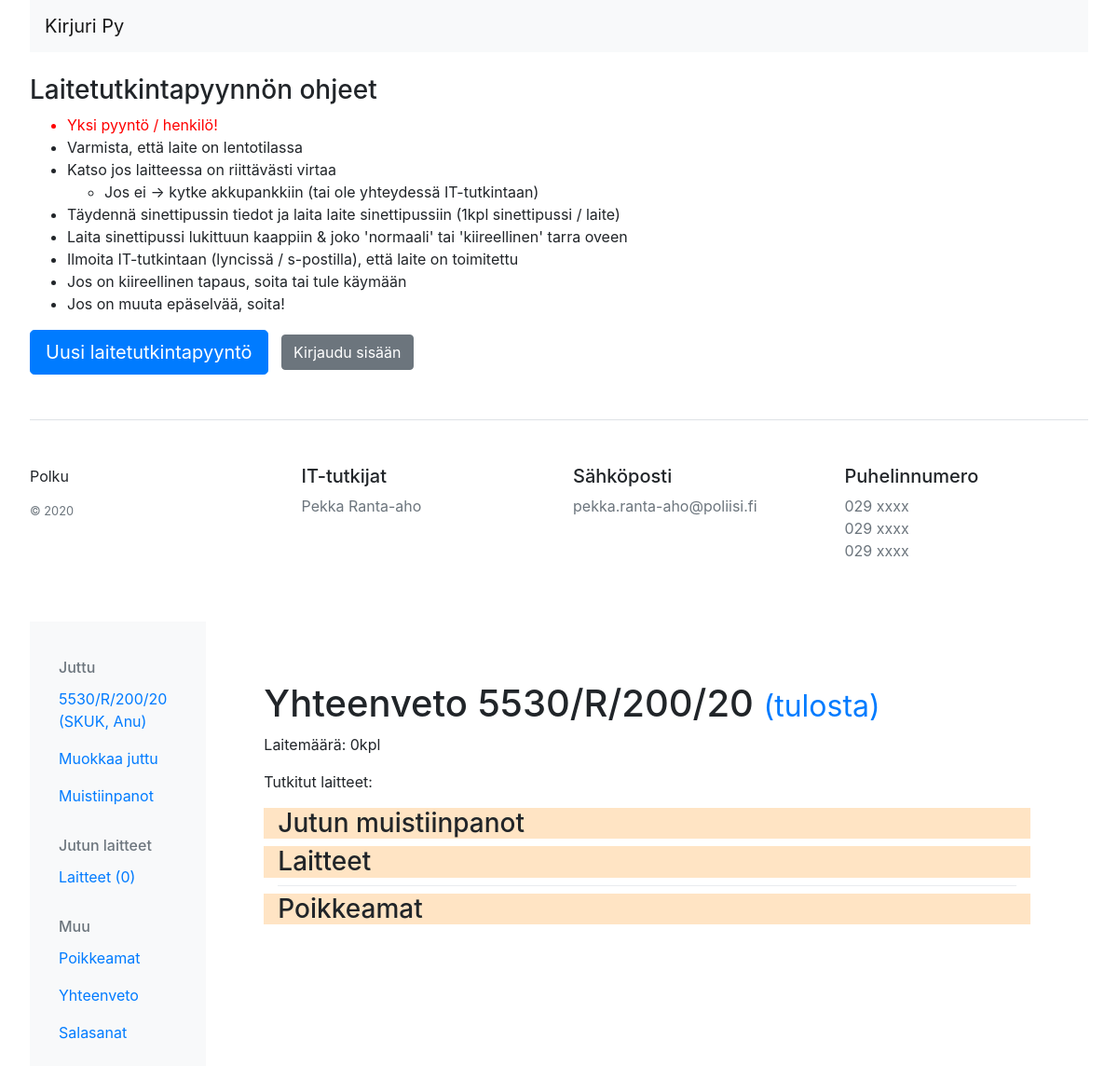
Page /juttu/yhteenveto/1/ on the committed database.
### juttu/models.py (models this page shows, shortened)
class Juttu(models.Model):
    KIIREELLISYYS_LUOKAT = (
        ('Kiireellinen','Kiireellinen'),
        ('Normaali', 'Normaali'),
    )
    ASIANOSAISUUS = (
        ('Asianomistaja', 'AO'),
        ('Rikoksesta epäilty', 'RE'),
        ('Todistaja', 'Todistaja'),
        ('Muu', 'Muu'),
    )
    juttunumero = models.CharField(max_length=512, blank=False, default="")
    case_nimi = models.CharField(max_length=512, blank=True, null=True)
    nimike = models.CharField(max_length=512, blank=False, null=False, default="") #List of all available crimes?
    tutkija = models.CharField(max_length=512, blank=False, default="")
    ryhma = models.ForeignKey("TutkintaRyhma", related_name="jutun_ryhma", on_delete=models.CASCADE, limit_choices_to={'on_aktiivinen':True})
    kiireellisyys = models.CharField(max_length=512, choices=KIIREELLISYYS_LUOKAT, default='Normaali')
    etunimi = models.CharField(max_length=512, blank=True)
    sukunimi = models.CharField(max_length=512, blank=True)
    user = models.ForeignKey(User, related_name="user_juttus", blank=True, null=True, on_delete=models.CASCADE) # = it-tutkija
    teon_kuvaus = models.CharField(max_length=512, blank=True)
    toimenpidepyynto = models.CharField(max_length=512, blank=True)
    salasana = models.CharField(max_length=512, blank=True) #Tästä oma taulu
    pin_koodi = models.CharField(max_length=512, blank=True)
    kirjauspvm = models.DateTimeField(blank=True, null=True, default=timezone.now)
    juttu_status = models.ForeignKey("JuttuStatus", related_name="jutun_status", on_delete=models.CASCADE, default=1, limit_choices_to={'on_aktiivinen':True})
    asianosaisuus = models.CharField(max_length=512, choices=ASIANOSAISUUS, default='Rikoksesta epäilty')
    paattaja = models.CharField(max_length=512, blank=False, null=True) #Laite-etsinnän päättäjä
    paatos_pvm = models.DateField(widgets.SelectDateWidget, default=timezone.now) #Päätöksen pvm
    def __str__(self):
        return f'{self.juttunumero} ({self.sukunimi.upper()}, {self.etunimi})'

### juttu/views.py (the view)
# urls.py: path('juttu/yhteenveto/<int:pk>/', views.YhteenvetoView.as_view(), name="jutun_yhteenveto"),
class YhteenvetoView(generic.DetailView):
    model = Juttu
    template_name = 'juttu/yhteenveto.html'
    def get_context_data(self, **kwargs):
        context = super(YhteenvetoView, self).get_context_data(**kwargs)
        context['laites'] = Laite.objects.filter(juttu_id=self.object.pk)
        context['mustiinpanot_list'] = Muistiinpanot.objects.filter(juttu_id=self.object.pk)
        context['poikkeamat_list'] = Poikkeamat.objects.filter(juttu_id=self.object.pk)
        context['laite_muistiinpano'] = LaiteMuistiinpano.objects.all()
        context['oheislaitteet'] = OheisLaite.objects.all()
        return context

### custom_context_processor.py (called while the page is built)
def year_renderer(request):
    return {
       'this_year': datetime.datetime.today().year,
    }

### laite/laite_context_processor.py (called while the page is built)
def laite_renderer(request):
    return { 'all_laites': Laite.objects.all()}

def laite_juttu_pk(request):
    return { 'laite_juttu_pk' : request.GET }

### juttu/templates/juttu/yhteenveto.html (shortened to what this page needs)
{% extends 'juttu/juttu_base.html' %}
{% load static %}
{% load bootstrap3 %}
{% block juttu_content %}
<div class="container themed-container" style='background-color: white;'>
<h1>Yhteenveto {{juttu.juttunumero}} <small><a href="{% url 'juttu:yhteenveto_print' pk=object.pk %}" target="_blank">(tulosta)</a></small></h1>
    <span>
        <p>Laitemäärä: {{ laites.count }}kpl</p>
        <p>Tutkitut laitteet:
        </p>
    </span>
    <h3 class="container themed-container" style='background-color: bisque;'>Jutun muistiinpanot</h3>
<h3 class="container themed-container" style='background-color: bisque;'>Laitteet</h3>
<div class="container themed-container" style='background-color: E0FFFF;'>
            <div class="dropdown-divider"></div>
    </div>
        <h3 class="container themed-container" style='background-color: bisque;'>Poikkeamat</h3>
</div>
{% endblock juttu_content %}

### juttu/templates/juttu/juttu_base.html (shortened to what this page needs)
{% extends 'base.html' %}
{% block content %}
<div class="container-fluid">
  <div class="row">
    <nav class="col-md-2 d-none d-md-block bg-light sidebar">
      <div class="sidebar-sticky pt-3">
        {% if juttu %}
            <h6 class="sidebar-heading d-flex justify-content-between align-items-center px-3 mt-4 mb-1 text-muted">
                <span>Juttu</span>
            </h6>
            <ul class="nav flex-column">
              <li class="nav-item">
                <a class="nav-link active" href="{% url 'juttu:single_juttu' pk=juttu.pk %}">
                  {{ juttu }} <span class="sr-only">(current)</span>
                </a>
              </li>
              <li class="nav-item">
                <a class="nav-link" href="{% url 'juttu:muokkaa_juttu' pk=juttu.pk %}">
                  Muokkaa juttu
                </a>
              </li>
              <li class="nav-item">
                <a class="nav-link" href="{% url 'juttu:juttu_muistiinpano' pk=juttu.pk %}">
                {% if mustiinpanot_list.count > 0 %}
                  <strong>Muistiinpanot *</strong>
                {% elif mustiinpanot_list_in_laitteet.count > 0 %}
                    <strong>Muistiinpanot *</strong>
                {% else %}
                  <span>Muistiinpanot</span>
                {% endif %}
                </a>
              </li>
            </ul>
            <h6 class="sidebar-heading d-flex justify-content-between align-items-center px-3 mt-4 mb-1 text-muted">
              <span>Jutun laitteet</span>
            </h6>
            <ul class="nav flex-column mb-2">
              <li class="nav-item">
                <a class="nav-link" href="{% url 'juttu:jutun_laitteet' pk=juttu.pk %}">
                  Laitteet ({{ laites.count }})
                </a>
              </li>
            <h6 class="sidebar-heading d-flex justify-content-between align-items-center px-3 mt-4 mb-1 text-muted">
              <span>Muu</span>
            </h6>
            <ul class="nav flex-column mb-2">
              <li class="nav-item">
                <a class="nav-link" href="{% url 'juttu:juttu_poikkeamat' pk=juttu.pk%}">
                {% if poikkeamat_list.count > 0 %}
                  <strong>Poikkeamat *</strong>
                {% elif poikkeamat_list_in_laitteet.count > 0 %}
                    <strong>Poikkeamat *</strong>
                {% else %}
                  <span>Poikkeamat</span>
                {% endif %}
                </a>
              </li>
              <li>
                <a class="nav-link" href="{% url 'juttu:jutun_yhteenveto' pk=juttu.pk %}">Yhteenveto</a>
              </li>
              <li>
                <a class="nav-link" href="{% url 'juttu:jutun_salasanat' pk=juttu.pk %}">Salasanat</a>
              </li>
            {% endif %}
            </ul>
          </div>
        </nav>
    {% if juttu.juttu_status == "Valmis" %}
        <div class="jumbotron" style="background-color:lightgreen">
        {% elif juttu.juttu_status == "Odottaa" %}
        <div class="jumbotron" style="background-color:lightyellow">
        {% else %}
        <div class="jumbotron" style="background-color:white;">
    {% endif %}
        <div class='container-fluid'>
            {% block juttu_content %}
            {% endblock juttu_content %}
        </div>
    </div>
{% endblock content %}

### static/css/kirjuri.css (style rules this page uses)
.jumbotron { margin-top: 0em; width: 83.3%; align-items: stretch; display: flex; }

### rows in the picture
Juttu: juttunumero+sukunimi+etunimi "5530/R/200/20 (SKUK, Anu)", juttunumero "5530/R/200/20"

### other values in the picture
{{ laites.count }} "0"
